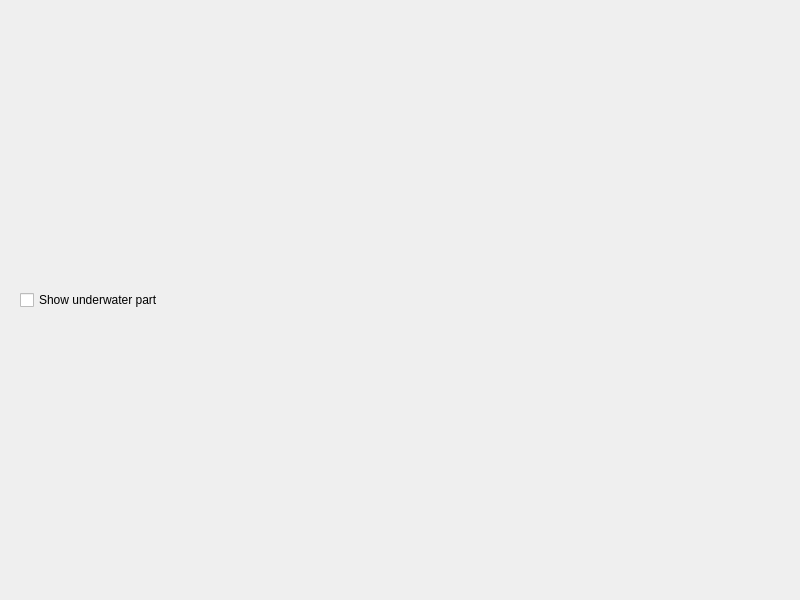
<?xml version="1.0" encoding="UTF-8"?>
<ui version="4.0">
 <class>SimulationWindow</class>
 <widget class="QMainWindow" name="SimulationWindow">
  <property name="geometry">
   <rect>
    <x>0</x>
    <y>0</y>
    <width>800</width>
    <height>600</height>
   </rect>
  </property>
  <property name="windowTitle">
   <string>MainWindow</string>
  </property>
  <widget class="QWidget" name="centralwidget">
   <layout class="QVBoxLayout" name="verticalLayout_2">
    <property name="leftMargin">
     <number>0</number>
    </property>
    <property name="topMargin">
     <number>0</number>
    </property>
    <property name="rightMargin">
     <number>0</number>
    </property>
    <property name="bottomMargin">
     <number>0</number>
    </property>
    <item>
     <layout class="QVBoxLayout" name="verticalLayout">
      <property name="sizeConstraint">
       <enum>QLayout::SetMaximumSize</enum>
      </property>
      <item>
       <layout class="QHBoxLayout" name="horizontalLayout">
        <property name="leftMargin">
         <number>20</number>
        </property>
        <property name="topMargin">
         <number>10</number>
        </property>
        <property name="rightMargin">
         <number>20</number>
        </property>
        <property name="bottomMargin">
         <number>10</number>
        </property>
        <item>
         <widget class="QCheckBox" name="underwaterCheckBox">
          <property name="text">
           <string>Show underwater part</string>
          </property>
         </widget>
        </item>
       </layout>
      </item>
     </layout>
    </item>
   </layout>
  </widget>
  <widget class="QMenuBar" name="menubar">
   <property name="geometry">
    <rect>
     <x>0</x>
     <y>0</y>
     <width>800</width>
     <height>25</height>
    </rect>
   </property>
  </widget>
 </widget>
 <resources/>
 <connections/>
</ui>
